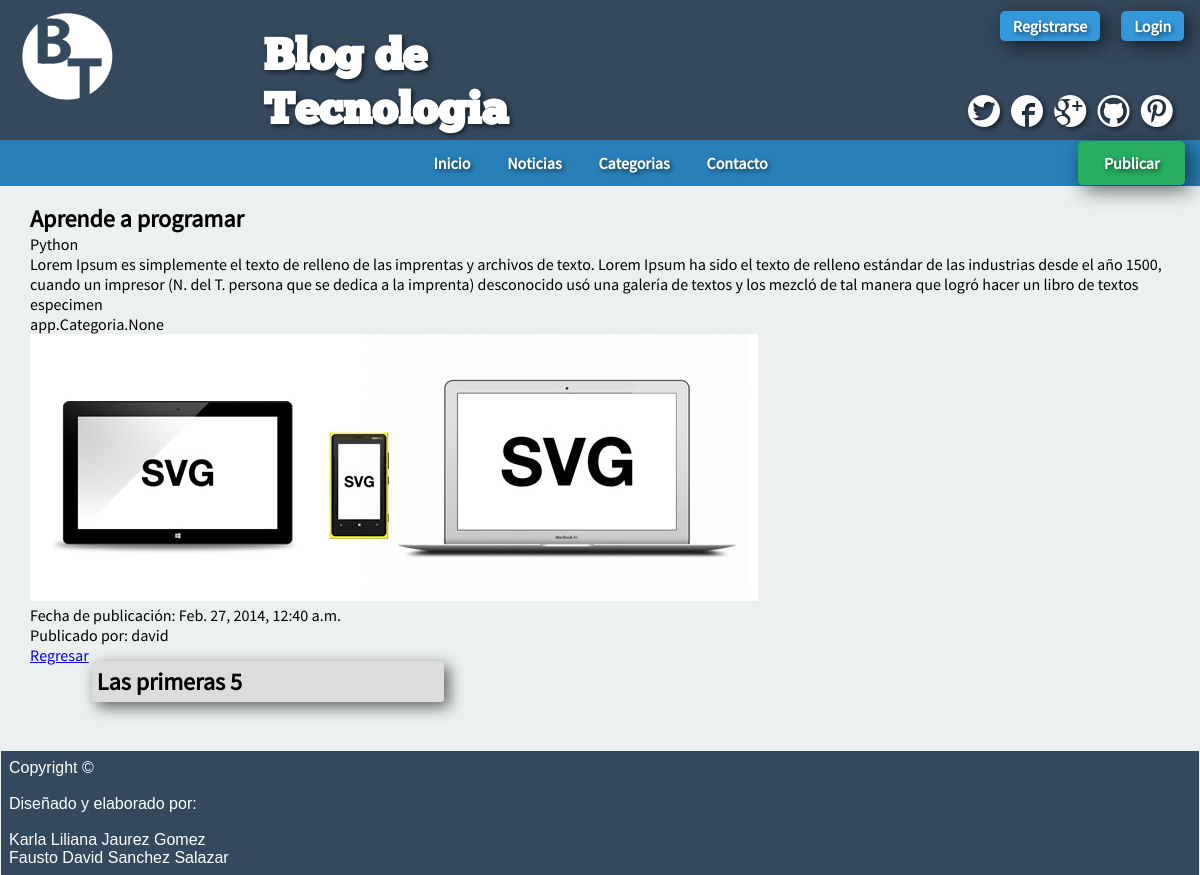
Before: /noticia/1 with the older database file.
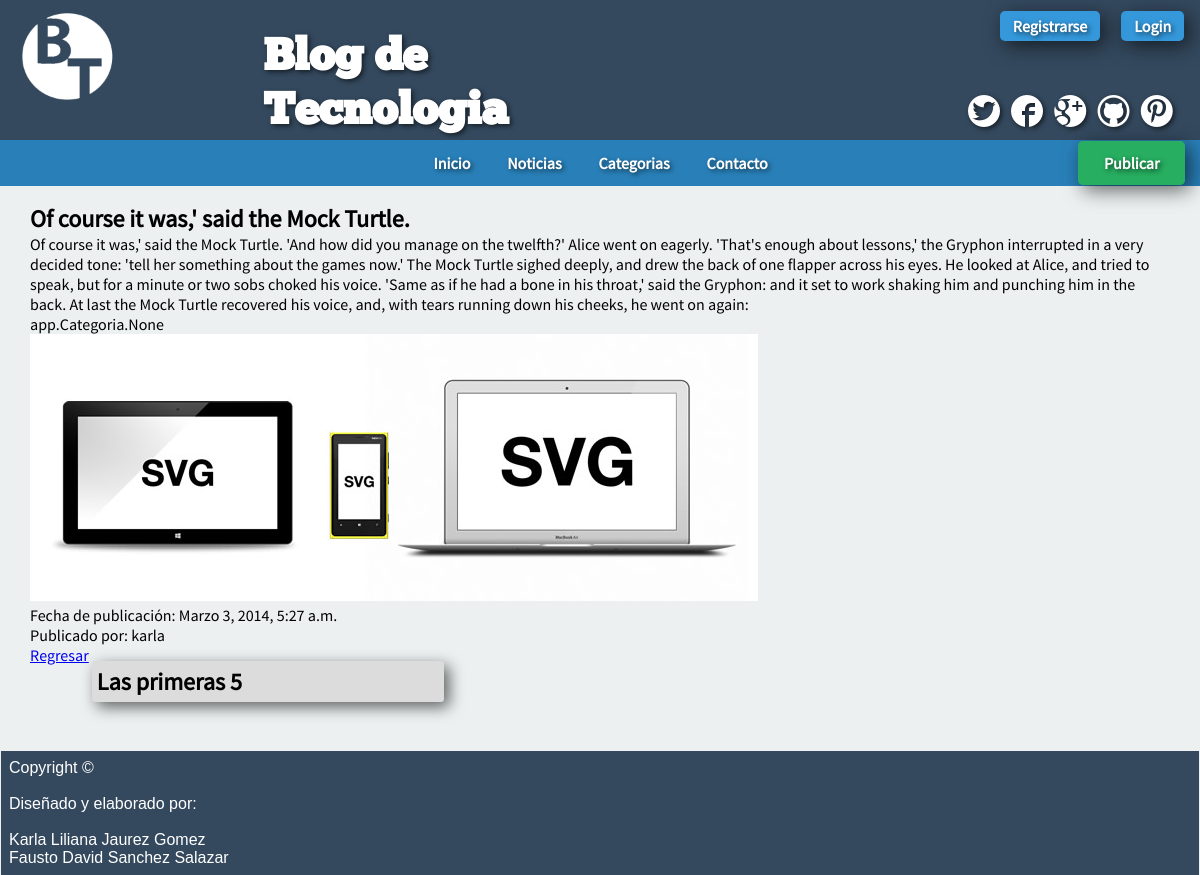
After: the same page with the newer database file.
### app/models.py (models this page shows, shortened)
class Publicacion(models.Model):
    autor = models.ForeignKey(Perfil)
    titulo = models.CharField(max_length=50)
    subtitulo = models.CharField(max_length=60, null=True, blank=True)
    link = models.URLField(null=True, blank=True)
    contenido = models.TextField(max_length = 255)
    categoria = models.ManyToManyField(Categoria)
    fechaPub = models.DateTimeField(auto_now_add = True)
    imagen = ThumbnailerImageField(upload_to="img-pub", null=True, blank=True)
    class Meta():
        verbose_name_plural = 'Publicaciones'

class Perfil(models.Model):
    usuario = models.OneToOneField(User)
    avatar = models.ImageField(upload_to = 'Avatar', null=True, blank=True)
    descripcion = models.TextField(max_length = 255, null=True, blank=True, verbose_name = 'Sobre ti')
    class Meta():
        verbose_name_plural = 'Perfil'
    def __unicode__(self):
        return self.usuario.username

### app/views.py (the view)
# urls.py: url(r'^noticia/(?P<id_noticia>\d+)$','app.views.detalle_noticia', name='detalle_noticia'),
def detalle_noticia(request, id_noticia):
	dato=get_object_or_404(Publicacion, pk=id_noticia)
	return render_to_response('detalle_noticia.html',{'noticia':dato}, context_instance=RequestContext(request))

### templates/detalle_noticia.html (shortened to what this page needs)
{% extends "base.html" %}
{% block contenido %}
    <h2>{{noticia.titulo}}</h2>
    <p class="subtitle">{{noticia.subtitulo}}</p>
    <p>{{noticia.contenido}}</p>
    <p>{{noticia.categoria}}</p>
    {% if noticia.imagen %}
				<img id="noticia" src="{{MEDIA_URL}}{{noticia.imagen}}"/>
    {% endif %}
    <br>
    <p>Fecha de publicación: {{noticia.fechaPub}}</p>
    <p>Publicado por: {{noticia.autor}}</p>
    <a href="/">Regresar</a>
{% endblock %}

### templates/base.html (shortened to what this page needs)
<!doctype html>
<html lang="es">
<head>
    <link rel="stylesheet" href="{{ STATIC_URL }}css/estilos.css" type="text/css">
</head>
<body>
    <header>
        <figure>
            <img src="{{ STATIC_URL }}img/logoblanco.png" alt="Logo" width="100px">
        </figure>
        <div id="caja-h1">
            <h1>Blog de Tecnologia</h1>
        </div>
        <div id="redes-sociales">
            <a href="http://www.twitter.com" class="icon-twitter" target="_blank"></a>
            <a href="http://www.facebook.com" class="icon-facebook" target="_blank"></a>
            <a href="http://www.plus.google.com" class="icon-google-plus" target="_blank"></a>
            <a href="http://www.github.com" class="icon-github" target="_blank"></a>
            <a href="http://www.pinterest.com" class="icon-pinterest" target="_blank"></a>
        </div>
        <div id="caja-login">
            <a href="#" id="login">Login</a>
        </div>
		<div id="caja-registrarse">
            <a href="" id="registrarse">Registrarse</a>
        </div>
    </header>
    <nav>
        <ul>
            <li><a href="/">Inicio</a></li>
            <li><a href="/noticias/">Noticias</a></li>
            <li><a href="/categorias/">Categorias</a></li>
            <li><a href="/contacto/">Contacto</a></li>
            <li id="publicar"><a href="#">Publicar</a></li>
        </ul>
    </nav>
    <div id="contenido">
        {% block contenido %}{% endblock %}
        <aside>
		<h2>Las primeras 5</h2>
            {% for item in publicacion %}
                        {% load thumbnail %}
            {% endfor %}
        </aside>
    </div>
    <footer>
        <p>Copyright &copy;</p><br>
        <p>Diseñado y elaborado por:</p><br>
        <p>Karla Liliana Jaurez Gomez</p>
        <p>Fausto David Sanchez Salazar</p>
    </footer>
</body>
</html>

Changed rows visible on the page:
changed Publicacion "app.Categoria.None": titulo "Aprende a programar" → "Of course it was,' said the Mock Turtle."; contenido "Lorem Ipsum es simplemente el texto de relleno de las imprentas y archivos de texto. Lorem Ipsum ha sido el texto de relleno estándar de las industrias desde el año 1500, cuando un impresor (N. del T. persona que se dedica a la imprenta) desconocido usó una galería de textos y los mezcló de tal manera que logró hacer un libro de textos especimen" → "Of course it was,' said the Mock Turtle. 'And how did you manage on the twelfth?' Alice went on eagerly. 'That's enough about lessons,' the Gryphon interrupted in a very decided tone: 'tell her something about the games now.' The Mock Turtle sighed deeply, and drew the back of one flapper across his eyes. He looked at Alice, and tried to speak, but for a minute or two sobs choked his voice. 'Same as if he had a bone in his throat,' said the Gryphon: and it set to work shaking him and punching him in the back. At last the Mock Turtle recovered his voice, and, with tears running down his cheeks, he went on again:"; fechaPub "Feb. 27, 2014, 12:40 a.m." → "Marzo 3, 2014, 5:27 a.m."; autor "david" → "karla"; subtitulo "Python" → (not shown)
